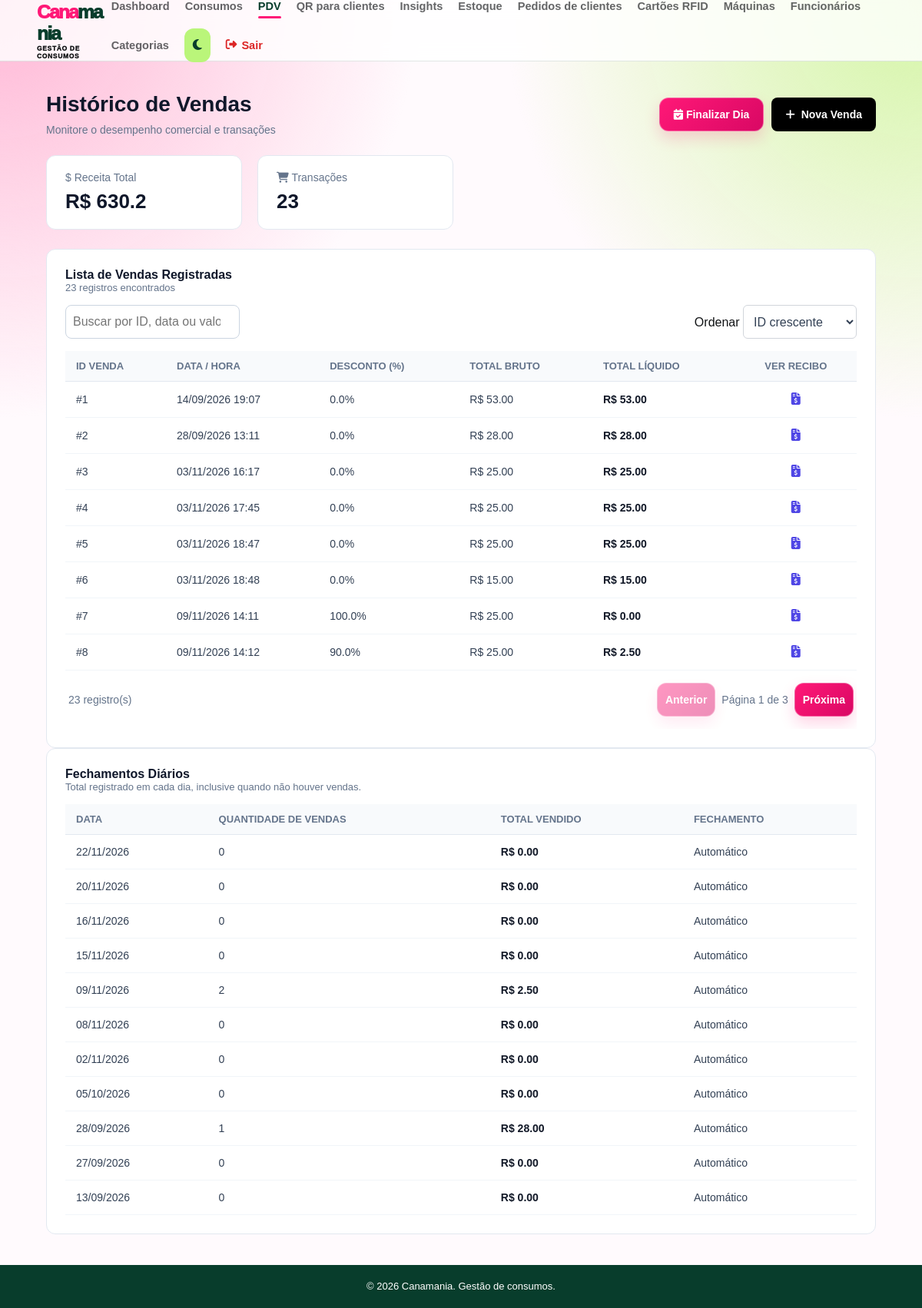
Before: /pdv/historico (signed in) with the older database file.
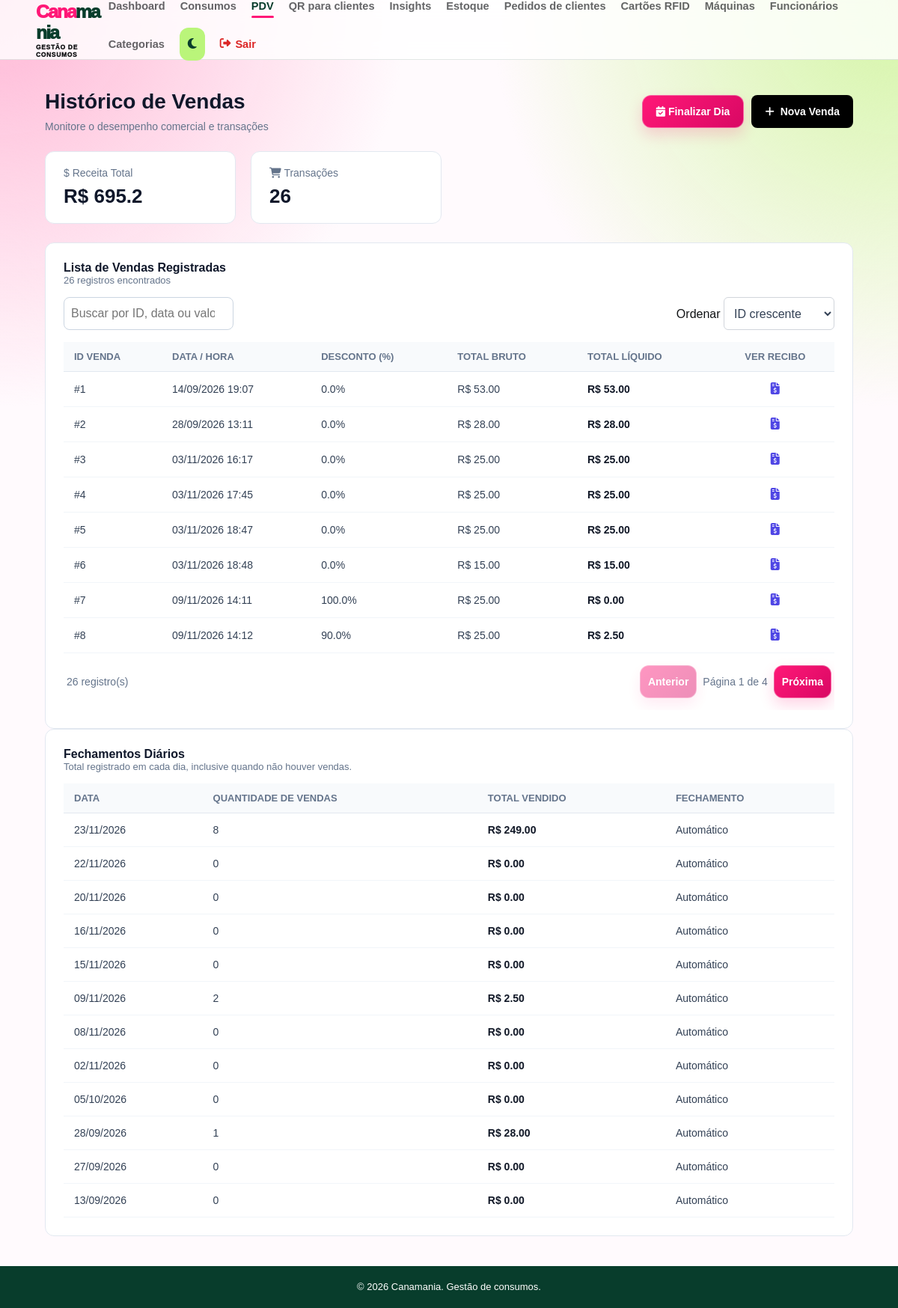
After: the same page with the newer database file.
### app/models/venda.py (models this page shows, shortened)
class Venda(Base):
    __tablename__ = "vendas"
    id         = Column(Integer, primary_key=True, index=True)
    cliente_id = Column(
        Integer,
        ForeignKey("clientes.id", ondelete="SET NULL"),
        nullable=True
    )
    usuario_id = Column(
        Integer,
        ForeignKey("usuarios.id", ondelete="SET NULL"),
        nullable=True
    )
    desconto_percentual = Column(Float, nullable=False, default=0.0)
    total_bruto  = Column(Float, nullable=False, default=0.0)
    total_liquido = Column(Float, nullable=False, default=0.0)
    observacao = Column(String(255), nullable=True)
    forma_pagamento = Column(String(30), nullable=True)
    valor_pagamento_1 = Column(Float, nullable=True)
    forma_pagamento_2 = Column(String(30), nullable=True)
    valor_pagamento_2 = Column(Float, nullable=True)
    criado_em = Column(DateTime, server_default=func.now())
    cliente = relationship("Cliente", back_populates="vendas")
    usuario = relationship("Usuario", backref="vendas")
    itens   = relationship(
        "ItemVenda",
        back_populates="venda",
        cascade="all, delete-orphan"  # deleta itens se a venda for deletada
    )

class FechamentoDiario(Base):
    __tablename__ = "fechamentos_diarios"
    id = Column(Integer, primary_key=True, index=True)
    data = Column(Date, nullable=False, unique=True, index=True)
    total_vendido = Column(Float, nullable=False, default=0.0)
    quantidade_vendas = Column(Integer, nullable=False, default=0)
    fechado_em = Column(DateTime, nullable=False, server_default=func.now())
    fechado_automaticamente = Column(Boolean, nullable=False, default=False)

### app/controllers/pdv_controller.py (the view)
@router.get("/historico")
def historico_vendas(
    request: Request,
    db: Session = Depends(get_db),
    usuario = Depends(get_usuario_logado)
):
    vendas = (
        db.query(Venda)
        .order_by(Venda.criado_em.desc())
        .limit(100)
        .all()
    )
    produtos = (
        db.query(Produto)
        .filter(Produto.ativo == True)
        .order_by(Produto.nome)
        .all()
    )
    fechamentos = (
        db.query(FechamentoDiario)
        .order_by(FechamentoDiario.data.desc())
        .limit(100)
        .all()
    )
    tamanhos = ordenar_tamanhos(db.query(Tamanho).filter(Tamanho.ativo == True).all())
    return templates.TemplateResponse(
        request,
        "pdv/historico.html",
        {
            "request": request,
            "usuario": usuario,
            "vendas": vendas,
            "produtos": produtos,
            "fechamentos": fechamentos,
            "tamanhos": tamanhos,
        }
    )

### app/templates/pdv/historico.html (shortened to what the changed rows need)
<!DOCTYPE html>
<html lang="pt-br">
<head>
    <link rel="stylesheet" href="{{ url_for('static', path='css/vendas.css') }}">
    <link rel="stylesheet" href="/static/css/listagem.css">
    <link rel="stylesheet" href="https://cdnjs.cloudflare.com/ajax/libs/font-awesome/6.5.2/css/all.min.css">
</head>
<body>
    {% include "partials/navbar.html" %}
    <div class="vendas-container-main">
        <div class="header-vendas">
            <div>
                <h1>Histórico de Vendas</h1>
            </div>
        </div>
        <div class="indicadores-grid">
            <div class="card-indicador">
                <div class="card-header-ind">
                    <span>$ Receita Total</span>
                </div>
                <h2>R$ {{ vendas | map(attribute='total_liquido') | sum | round(2) }}</h2>
            </div>
            <div class="card-indicador">
                <div class="card-header-ind">
                    <span><i class="fa-solid fa-cart-shopping"></i> Transações</span>
                </div>
                <h2>{{ vendas | length }}</h2>
            </div>
        </div>
        <div class="card-historico">
            <h3>Lista de Vendas Registradas</h3>
            <p class="sub-contador">{{ vendas | length }} registros encontrados</p>
            <div class="listagem-acoes"><input id="busca-vendas" class="listagem-ordem" type="search" placeholder="Buscar por ID, data ou valor"><label></label></div>
            <div class="tabela-container">
                <table class="tabela-vendas" data-listagem data-busca="#busca-vendas" data-ordem="#ordem-vendas" data-por-pagina="8">
                    <thead>
                        <tr>
                            <th>ID VENDA</th>
                            <th>DATA / HORA</th>
                            <th>DESCONTO (%)</th>
                            <th>TOTAL BRUTO</th>
                            <th>TOTAL LÍQUIDO</th>
                            <th style="text-align: center;">VER RECIBO</th>
                        </tr>
                    </thead>
                    <tbody id="corpo-historico-vendas">
                        {% for venda in vendas %}
                        <tr class="linha-venda-tabela" data-id="{{ venda.id }}">
                            <td>#{{ venda.id }}</td>
                            <td>{{ venda.criado_em.strftime('%d/%m/%Y %H:%M') }}</td>
                            <td>{{ venda.desconto_percentual }}%</td>
                            <td>R$ {{ "%.2f"|format(venda.total_bruto) }}</td>
                            <td style="font-weight: bold; color: #111827;">R$ {{ "%.2f"|format(venda.total_liquido) }}</td>
                            <td style="text-align: center;">
                                <a href="/pdv/venda/{{ venda.id }}" style="color: #4f46e5; font-size: 16px;">
                                    <i class="fa-solid fa-file-invoice-dollar"></i>
                                </a>
                            </td>
                        </tr>
                        {% endfor %}
                    </tbody>
                </table>
            </div>
        </div>
        <div class="card-historico">
            <div class="tabela-container">
                <table class="tabela-vendas">
                    <thead>
                        <tr>
                            <th>DATA</th>
                            <th>QUANTIDADE DE VENDAS</th>
                            <th>TOTAL VENDIDO</th>
                            <th>FECHAMENTO</th>
                        </tr>
                    </thead>
                    <tbody>
                        {% for fechamento in fechamentos %}
                        <tr>
                            <td>{{ fechamento.data.strftime('%d/%m/%Y') }}</td>
                            <td>{{ fechamento.quantidade_vendas }}</td>
                            <td style="font-weight: bold; color: #111827;">R$ {{ "%.2f"|format(fechamento.total_vendido) }}</td>
                            <td>{{ 'Automático' if fechamento.fechado_automaticamente else 'Manual' }}</td>
                        </tr>
                        {% else %}
                        <tr>
                            <td colspan="4" style="text-align: center; color: #94a3b8; padding: 30px;">Nenhum dia foi finalizado ainda.</td>
                        </tr>
                        {% endfor %}
                    </tbody>
                </table>
            </div>
        </div>
    </div>
</body>
</html>

Changed rows visible on the page:
added FechamentoDiario: data "23/11/2026", quantidade_vendas "8", total_vendido "249.00", fechado_automaticamente "Automático"
Other visible differences:
{{ vendas | map(attribute='total_liquido') | sum | round(2) }}: "630.2" → "695.2"
{{ vendas | length }}: "23" → "26"
text written by a page script: "23 registro(s) Anterior Página 1 de 3 Próxima" → "26 registro(s) Anterior Página 1 de 4 Próxima"
